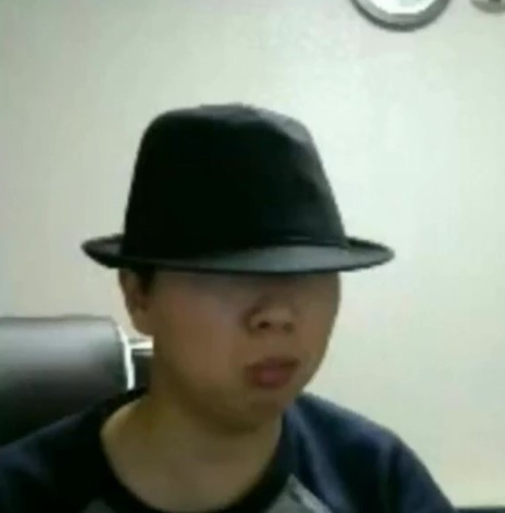
#> input picture AI_Source/AI_01/6_1_OpenCV/images/umm.png, 505 x 513 px
$ python OpenCV_contour_2.py
#> lines starting #> are read from the running program, lines starting #| are printed output that depends on the picture; after the words box and inside, x2 and y2 are one past the last pixel; in counts of white or black regions, pixels touching at a corner belong together
### AI_Source/AI_01/6_1_OpenCV/OpenCV_show_func.py
import cv2
import matplotlib.pyplot as plt

def img_show(title='image', img=None, figsize=(8, 5)):
  plt.figure(figsize=figsize)

  if type(img) == list:
    if type(title) == list:
      titles = title
    else:
      titles = []

      for i in range(len(img)):
        titles.append(title)

    for i in range(len(img)):
      # 흑백을 RGB로, BGR을 RGB로 변경하는 작업
      if len(img[i].shape) <= 2:
        rgbImg = cv2.cvtColor(img[i], cv2.COLOR_GRAY2RGB)
      else:
        rgbImg = cv2.cvtColor(img[i], cv2.COLOR_BGR2RGB)

      # plt.subplot(
      #   1,
      #   len(img),
      #   i + 1,
      # )

      plt.subplot(
        1,
        len(img),
        i + 1
      )

      plt.imshow(rgbImg)
      plt.title(title[i])
      plt.xticks([])
      plt.yticks([])

    plt.show()

  else:
    # 흑백을 RGB로, BGR을 RGB로 변경하는 작업
    if len(img.shape) < 3:
      rgbImg = cv2.cvtColor(img, cv2.COLOR_GRAY2RGB)
    else:
      rgbImg = cv2.cvtColor(img, cv2.COLOR_BGR2RGB)

    plt.imshow(rgbImg)
    plt.title(title)
    plt.xticks([])
    plt.yticks([])
    plt.show()

### AI_Source/AI_01/6_1_OpenCV/OpenCV_contour_2.py
import cv2
import numpy as np
from OpenCV_show_func import img_show

target = cv2.imread('./images/umm.png')
#> target is the input picture: shape (513, 505, 3); mean B, G, R 128.4, 141.4, 133.9
shapes = cv2.imread('./images/shapestomatch.jpg')
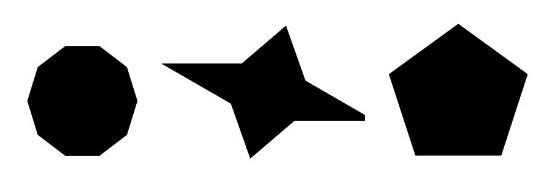
#> input picture AI_Source/AI_01/6_1_OpenCV/images/shapestomatch.jpg, 549 x 191 px
#> shapes is the input picture: shape (191, 549, 3); min 0, max 255, mean 179.3

targetGray = cv2.cvtColor(target, cv2.COLOR_BGR2GRAY)
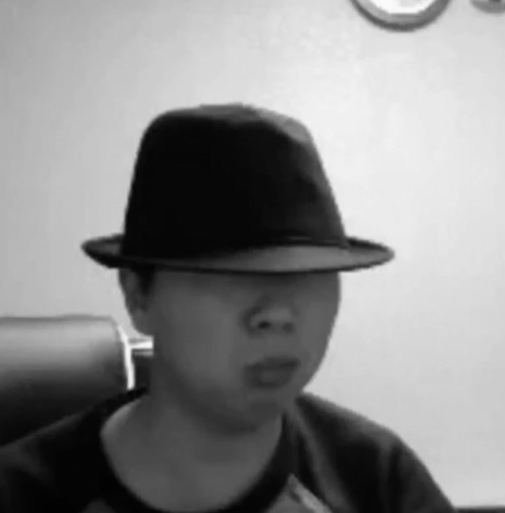
#> targetGray: shape (513, 505); min 1, max 252, mean 137.7
shapesGray = cv2.cvtColor(shapes, cv2.COLOR_BGR2GRAY)

ret, targetTh = cv2.threshold(targetGray, 127, 255, cv2.THRESH_BINARY_INV)
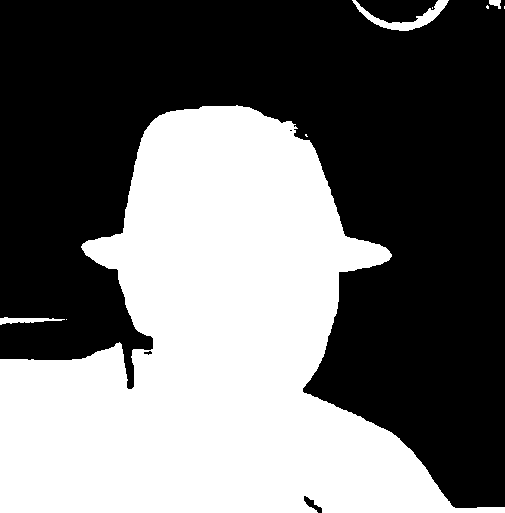
#> targetTh: shape (513, 505); 43% white; 9 white regions (5 under 20 px), largest, box (x1, y1, x2, y2) and area: (0, 105, 505, 513) 110222, (352, 0, 449, 31) 824, (0, 317, 65, 325) 266, (489, 0, 501, 9) 72
ret, shapesTh = cv2.threshold(shapesGray, 127, 255, cv2.THRESH_BINARY_INV)
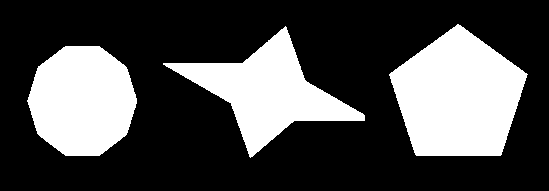
#> shapesTh: shape (191, 549); 29.8% white; 3 white regions

cntrs_target, _ = cv2.findContours(targetTh, cv2.RETR_EXTERNAL, cv2.CHAIN_APPROX_SIMPLE)
#> cntrs_target = 9 contours, 5 with area under 20; largest, box (x1, y1, x2, y2) and area: (0, 105, 505, 513) 109276, (352, 0, 449, 31) 716, (0, 317, 65, 325) 198, (489, 0, 501, 9) 54
cntrs_shapes, _ = cv2.findContours(shapesTh, cv2.RETR_EXTERNAL, cv2.CHAIN_APPROX_SIMPLE)
#> cntrs_shapes = 3 contours; box (x1, y1, x2, y2) and area: (389, 24, 528, 156) 12493, (27, 46, 137, 156) 9204, (163, 26, 365, 158) 8942

matchs = []

for contr in cntrs_shapes:
  match = cv2.matchShapes(cntrs_target[0], contr, cv2.CONTOURS_MATCH_I2, 0.0)
  matchs.append((match, contr))

  cv2.putText(shapes, '%.2f' % match, tuple(contr[0][0]), cv2.FONT_HERSHEY_PLAIN, 1, (0, 0, 255), 1)
#> this loop made 3 passes
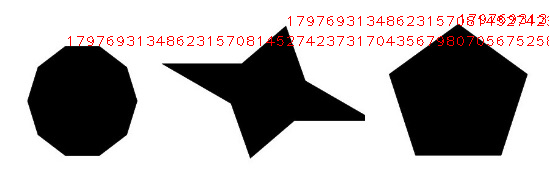
#> shapes: shape (191, 549, 3); 1.63% of pixels changed, all inside (x1, y1, x2, y2) = (68, 14, 549, 46)
#> after the loop, matchs = 3 items

matchs.sort(key=lambda x : x[0])

cv2.drawContours(shapes, [matchs[0][1]], -1, (0, 255, 0), 3)
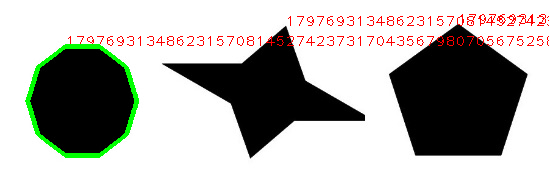
#> shapes: shape (191, 549, 3); 1.48% of pixels changed, all inside (x1, y1, x2, y2) = (25, 44, 139, 158)
img_show(
  ['Target', 'Match'],
  [target, shapes]
)
#> the loop in img_show, `for i in range(len(img)):` made 2 passes
# cv2.imshow('target', target)
# cv2.imshow('Match shape', shapes)
cv2.waitKey()
cv2.destroyAllWindows()
